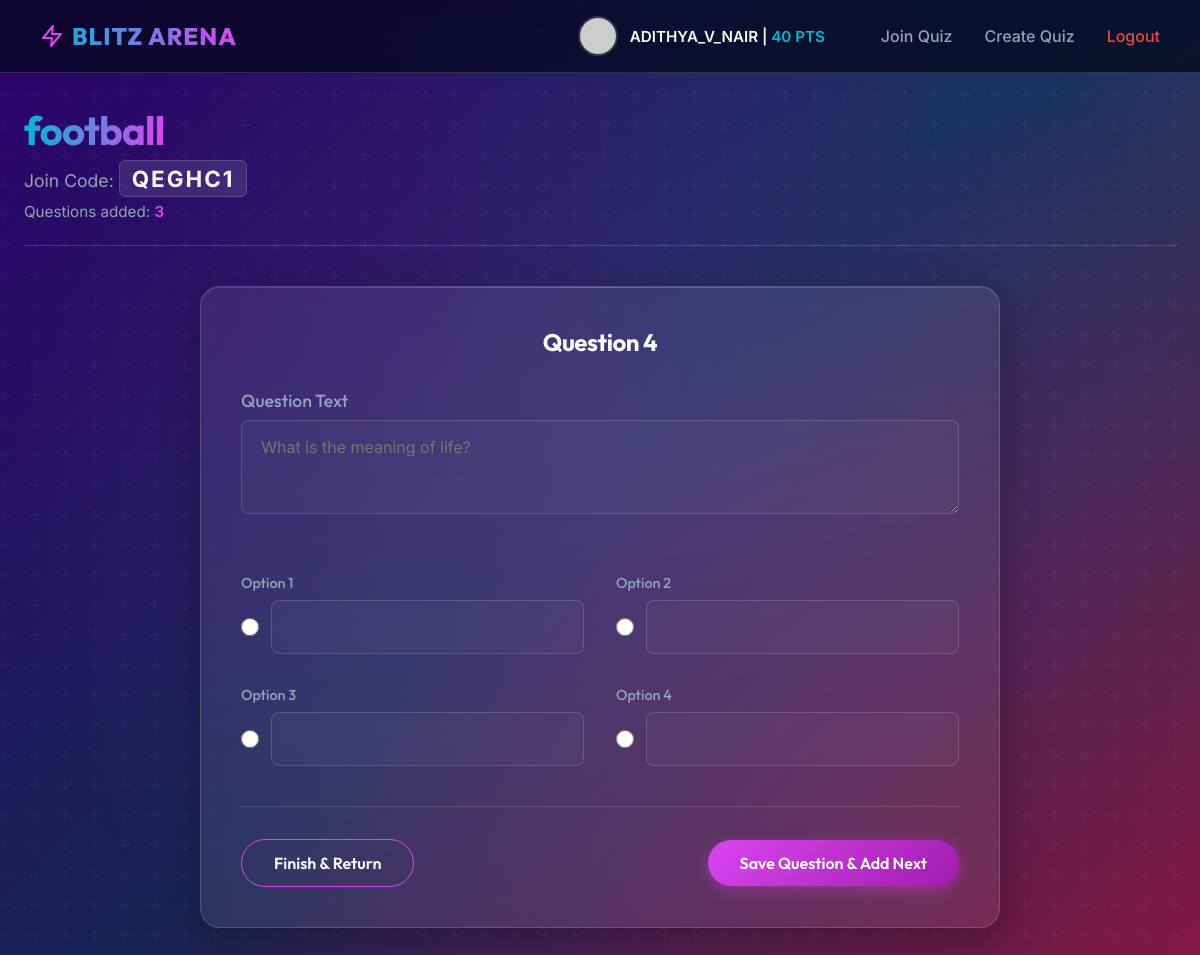
Page /add_question/1/ (signed in) on the committed database.
### app/models.py (models this page shows, shortened)
class UserProfile(AbstractUser):
    groups = models.ManyToManyField(
        'auth.Group',
        related_name='app_user_set',
        blank=True,
    )
    user_permissions = models.ManyToManyField(
        'auth.Permission',
        related_name='app_user_set',
        blank=True,
    )
    avatar = models.CharField(max_length=255, blank=True, null=True, default='avatar1.png')
    total_points = models.IntegerField(default=0)

class Quiz(models.Model):
    title = models.CharField(max_length=255)
    description = models.TextField(blank=True, null=True)
    creator = models.ForeignKey(UserProfile, on_delete=models.CASCADE, related_name='created_quizzes')
    join_code = models.CharField(max_length=6, unique=True, default=generate_join_code)
    created_at = models.DateTimeField(auto_now_add=True)

### app/views.py (the view, shortened to what this page needs)
# urls.py: path('add_question/<int:quiz_id>/', views.add_question, name='add_question'),
@login_required
def add_question(request, quiz_id):
    quiz = get_object_or_404(Quiz, id=quiz_id, creator=request.user)
    return render(request, 'app/add_question.html', {'quiz': quiz})

### app/templates/app/add_question.html (shortened to what this page needs)
{% extends 'app/base.html' %}
{% block content %}
<div class="dashboard-header fade-in"
    style="margin-bottom: 2.5rem; border-bottom: 1px solid var(--glass-border); padding-bottom: 1.5rem;">
    <h1 class="text-gradient" style="font-size: 2.5rem;">{{ quiz.title }}</h1>
    <p style="color: var(--text-muted); font-size: 1.1rem; margin-top: 10px;">
        Join Code: <strong
            style="color: var(--text-main); font-size: 1.4rem; letter-spacing: 2px; padding: 4px 12px; background: rgba(255,255,255,0.1); border-radius: 6px; border: 1px solid var(--glass-border);">{{quiz.join_code}}</strong>
    </p>
    <p style="color: var(--text-muted); font-size: 0.95rem; margin-top: 10px;">Questions added: <span
            id="question-count" style="color: var(--accent); font-weight: 600;">{{ quiz.questions.count }}</span></p>
</div>
<div class="glass-card fade-in" style="max-width: 800px; margin: 0 auto; animation-delay: 0.1s;">
    <h2 style="font-size: 1.5rem; margin-bottom: 2rem; color: var(--text-main); text-align: center;">
        <span id="current-question-label">Question {{ quiz.questions.count|add:1 }}</span>
    </h2>
    <form id="question-form">
        <div style="margin-bottom: 2rem;">
            <label class="elegant-label" style="font-size: 1.1rem;">Question Text</label>
            <textarea name="question_text" class="elegant-input" rows="3" required
                placeholder="What is the meaning of life?"></textarea>
        </div>
        <div style="display: grid; grid-template-columns: 1fr 1fr; gap: 2rem; margin-bottom: 2.5rem;">
            <div>
                <label class="elegant-label">Option 1</label>
                <div style="display: flex; gap: 12px; align-items: center;">
                    <input type="radio" name="correct_option" value="1" required
                        style="width: 20px; height: 20px; accent-color: var(--accent);">
                    <input type="text" name="option_1" class="elegant-input" style="margin-bottom: 0;" required>
                </div>
            </div>
            <div>
                <label class="elegant-label">Option 2</label>
                <div style="display: flex; gap: 12px; align-items: center;">
                    <input type="radio" name="correct_option" value="2"
                        style="width: 20px; height: 20px; accent-color: var(--accent);">
                    <input type="text" name="option_2" class="elegant-input" style="margin-bottom: 0;" required>
                </div>
            </div>
            <div>
                <label class="elegant-label">Option 3</label>
                <div style="display: flex; gap: 12px; align-items: center;">
                    <input type="radio" name="correct_option" value="3"
                        style="width: 20px; height: 20px; accent-color: var(--accent);">
                    <input type="text" name="option_3" class="elegant-input" style="margin-bottom: 0;" required>
                </div>
            </div>
            <div>
                <label class="elegant-label">Option 4</label>
                <div style="display: flex; gap: 12px; align-items: center;">
                    <input type="radio" name="correct_option" value="4"
                        style="width: 20px; height: 20px; accent-color: var(--accent);">
                    <input type="text" name="option_4" class="elegant-input" style="margin-bottom: 0;" required>
                </div>
            </div>
        </div>
        <div
            style="display: flex; justify-content: space-between; align-items: center; border-top: 1px solid var(--glass-border); padding-top: 2rem;">
            <button type="button" onclick="finishQuiz()" class="elegant-btn elegant-btn-outline">Finish &
                Return</button>
            <button type="submit" id="submit-btn" class="elegant-btn">
                <span class="btn-text">Save Question & Add Next</span>
            </button>
        </div>
    </form>
</div>
{% endblock %}

### app/templates/app/base.html (shortened to what this page needs)
{% load static %}
<!DOCTYPE html>
<html lang="en">
<head>
    <link rel="stylesheet" href="{% static 'css/styles.css' %}">
</head>
<body>
    <nav class="navbar">
        <a href="{% url 'dashboard' %}" class="navbar-brand text-gradient">
            <svg width="24" height="24" viewBox="0 0 24 24" fill="none" stroke="currentColor" stroke-width="2"
                stroke-linecap="round" stroke-linejoin="round" style="color: var(--accent);">
                <polygon points="13 2 3 14 12 14 11 22 21 10 12 10 13 2"></polygon>
            </svg>
            BLITZ ARENA
        </a>
        <div class="nav-links">
            {% if user.is_authenticated %}
            <div class="flex-center" style="gap: 12px; margin-right: 1.5rem;">
                <img src="https://ui-avatars.com/api/?name={{ user.username }}&background=8b5cf6&color=fff&bold=true"
                    alt="Avatar" class="avatar-img">
                <span style="font-weight: 600; font-size: 0.95rem;">{{ user.username }} | <span
                        style="color: var(--accent-secondary);">{{ user.total_points }} PTS</span></span>
            </div>
            <a href="{% url 'join_quiz' %}">Join Quiz</a>
            <a href="{% url 'create_quiz' %}">Create Quiz</a>
            <a href="{% url 'logout' %}" style="color: var(--error);">Logout</a>
            {% else %}
            <a href="{% url 'login' %}">Sign In</a>
            <a href="{% url 'register' %}" class="elegant-btn" style="padding: 0.5rem 1.5rem;">Sign Up</a>
            {% endif %}
        </div>
    </nav>
    <div class="container">
        {% block content %}
        {% endblock content %}
    </div>
</body>
</html>

### app/templates/app/add_question.html (style rules this page uses)
.fade-in { animation: fadeIn 0.5s ease-out; }

### rows in the picture
UserProfile: username "ADITHYA_V_NAIR", total_points "40"
Quiz: title "football", join_code "QEGHC1", questions.count "3", questions.count|add "4"
